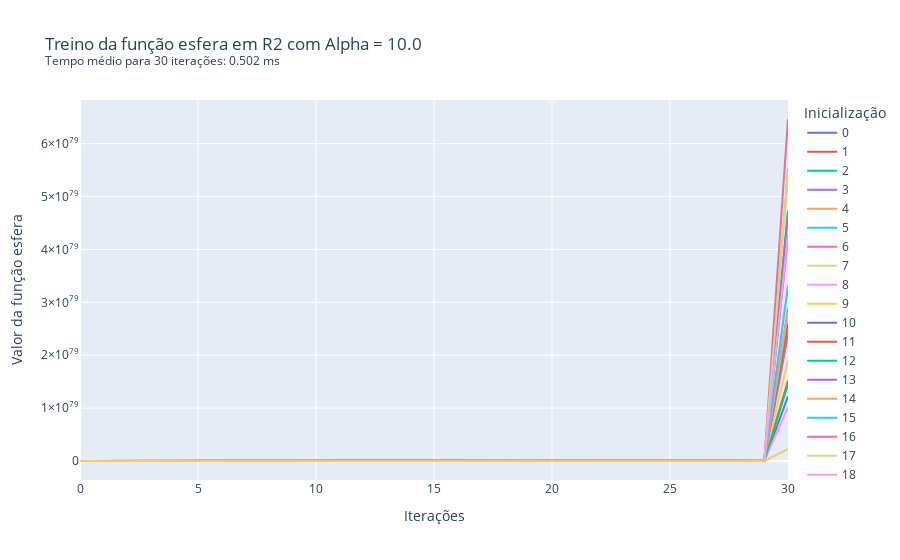

The code cell stored with this chart in its notebook:
### Markdown cell above
Caso 1.3: $\alpha$ = 10, treinamento por 30 iterações

### Code cell
treina_gradiente(1e1, 2, 'esfera', 30)

### Figure 1 — Plotly figure (JSON) as saved in the notebook; plotly's stock layout.template omitted (floating-point values rounded to 4 significant figures)
{"data": [{"hovertemplate": "variable=0<br>index=%{x}<br>value=%{y}<extra></extra>", "legendgroup": "0", "line": {"color": "#636efa", "dash": "solid"}, "marker": {"symbol": "circle"}, "mode": "lines", "name": "0", "orientation": "v", "showlegend": true, "type": "scatter", "x": [0, 1, 2, 3, 4, 5, 6, 7, 8, 9, 10, 11, 12, 13, 14, 15, 16, 17, 18, 19, 20, 21, 22, 23, 24, 25, 26, 27, 28, 29, 30], "xaxis": "x", "y": [230.6, 83230.0, 30050000.0, 10850000000.0, 3916000000000.0, 1414000000000000.0, 510303492783166700, 184219560894723200000, 6.65e+22, 2.401e+25, 8.667e+27, 3.129e+30, 1.129e+33, 4.077e+35, 1.472e+38, 5.314e+40, 1.918e+43, 6.925e+45, 2.5e+48, 9.024e+50, 3.258e+53, 1.176e+56, 4.246e+58, 1.533e+61, 5.533e+63, 1.997e+66, 7.211e+68, 2.603e+71, 9.397e+73, 3.392e+76, 1.225e+79], "yaxis": "y"}, {"hovertemplate": "variable=1<br>index=%{x}<br>value=%{y}<extra></extra>", "legendgroup": "1", "line": {"color": "#EF553B", "dash": "solid"}, "marker": {"symbol": "circle"}, "mode": "lines", "name": "1", "orientation": "v", "showlegend": true, "type": "scatter", "x": [0, 1, 2, 3, 4, 5, 6, 7, 8, 9, 10, 11, 12, 13, 14, 15, 16, 17, 18, 19, 20, 21, 22, 23, 24, 25, 26, 27, 28, 29, 30], "xaxis": "x", "y": [285.2, 103000.0, 37170000.0, 13420000000.0, 4844000000000.0, 1749000000000000.0, 631291800967519400, 227896340149274500000, 8.227e+22, 2.97e+25, 1.072e+28, 3.87e+30, 1.397e+33, 5.044e+35, 1.821e+38, 6.573e+40, 2.373e+43, 8.567e+45, 3.093e+48, 1.116e+51, 4.03e+53, 1.455e+56, 5.252e+58, 1.896e+61, 6.845e+63, 2.471e+66, 8.92e+68, 3.22e+71, 1.162e+74, 4.197e+76, 1.515e+79], "yaxis": "y"}, {"hovertemplate": "variable=2<br>index=%{x}<br>value=%{y}<extra></extra>", "legendgroup": "2", "line": {"color": "#00cc96", "dash": "solid"}, "marker": {"symbol": "circle"}, "mode": "lines", "name": "2", "orientation": "v", "showlegend": true, "type": "scatter", "x": [0, 1, 2, 3, 4, 5, 6, 7, 8, 9, 10, 11, 12, 13, 14, 15, 16, 17, 18, 19, 20, 21, 22, 23, 24, 25, 26, 27, 28, 29, 30], "xaxis": "x", "y": [892.1, 322100.0, 116300000.0, 41970000000.0, 15150000000000.0, 5469601940347882, 1974526300465585400, 712803994468076400000, 2.573e+23, 9.289e+25, 3.353e+28, 1.211e+31, 4.37e+33, 1.578e+36, 5.695e+38, 2.056e+41, 7.422e+43, 2.679e+46, 9.673e+48, 3.492e+51, 1.261e+54, 4.551e+56, 1.643e+59, 5.93e+61, 2.141e+64, 7.729e+66, 2.79e+69, 1.007e+72, 3.636e+74, 1.313e+77, 4.738e+79], "yaxis": "y"}, {"hovertemplate": "variable=3<br>index=%{x}<br>value=%{y}<extra></extra>", "legendgroup": "3", "line": {"color": "#ab63fa", "dash": "solid"}, "marker": {"symbol": "circle"}, "mode": "lines", "name": "3", "orientation": "v", "showlegend": true, "type": "scatter", "x": [0, 1, 2, 3, 4, 5, 6, 7, 8, 9, 10, 11, 12, 13, 14, 15, 16, 17, 18, 19, 20, 21, 22, 23, 24, 25, 26, 27, 28, 29, 30], "xaxis": "x", "y": [449.7, 162300.0, 58600000.0, 21150000000.0, 7637000000000.0, 2756887986812743, 995236563239400100, 359280399329423500000, 1.297e+23, 4.682e+25, 1.69e+28, 6.102e+30, 2.203e+33, 7.952e+35, 2.871e+38, 1.036e+41, 3.741e+43, 1.351e+46, 4.875e+48, 1.76e+51, 6.354e+53, 2.294e+56, 8.28e+58, 2.989e+61, 1.079e+64, 3.895e+66, 1.406e+69, 5.077e+71, 1.833e+74, 6.616e+76, 2.388e+79], "yaxis": "y"}, {"hovertemplate": "variable=4<br>index=%{x}<br>value=%{y}<extra></extra>", "legendgroup": "4", "line": {"color": "#FFA15A", "dash": "solid"}, "marker": {"symbol": "circle"}, "mode": "lines", "name": "4", "orientation": "v", "showlegend": true, "type": "scatter", "x": [0, 1, 2, 3, 4, 5, 6, 7, 8, 9, 10, 11, 12, 13, 14, 15, 16, 17, 18, 19, 20, 21, 22, 23, 24, 25, 26, 27, 28, 29, 30], "xaxis": "x", "y": [1039.0, 375300.0, 135500000.0, 48900000000.0, 17650000000000.0, 6373115228305312, 2300694597418217500, 830550749667976500000, 2.998e+23, 1.082e+26, 3.907e+28, 1.411e+31, 5.092e+33, 1.838e+36, 6.636e+38, 2.396e+41, 8.648e+43, 3.122e+46, 1.127e+49, 4.069e+51, 1.469e+54, 5.302e+56, 1.914e+59, 6.91e+61, 2.495e+64, 9.005e+66, 3.251e+69, 1.174e+72, 4.237e+74, 1.529e+77, 5.521e+79], "yaxis": "y"}, {"hovertemplate": "variable=5<br>index=%{x}<br>value=%{y}<extra></extra>", "legendgroup": "5", "line": {"color": "#19d3f3", "dash": "solid"}, "marker": {"symbol": "circle"}, "mode": "lines", "name": "5", "orientation": "v", "showlegend": true, "type": "scatter", "x": [0, 1, 2, 3, 4, 5, 6, 7, 8, 9, 10, 11, 12, 13, 14, 15, 16, 17, 18, 19, 20, 21, 22, 23, 24, 25, 26, 27, 28, 29, 30], "xaxis": "x", "y": [474.7, 171400.0, 61860000.0, 22330000000.0, 8062000000000.0, 2910442292382467, 1050669667550070800, 379291749985575500000, 1.369e+23, 4.943e+25, 1.784e+28, 6.442e+30, 2.325e+33, 8.395e+35, 3.031e+38, 1.094e+41, 3.949e+43, 1.426e+46, 5.147e+48, 1.858e+51, 6.708e+53, 2.421e+56, 8.741e+58, 3.156e+61, 1.139e+64, 4.112e+66, 1.485e+69, 5.359e+71, 1.935e+74, 6.984e+76, 2.521e+79], "yaxis": "y"}, {"hovertemplate": "variable=6<br>index=%{x}<br>value=%{y}<extra></extra>", "legendgroup": "6", "line": {"color": "#FF6692", "dash": "solid"}, "marker": {"symbol": "circle"}, "mode": "lines", "name": "6", "orientation": "v", "showlegend": true, "type": "scatter", "x": [0, 1, 2, 3, 4, 5, 6, 7, 8, 9, 10, 11, 12, 13, 14, 15, 16, 17, 18, 19, 20, 21, 22, 23, 24, 25, 26, 27, 28, 29, 30], "xaxis": "x", "y": [543.3, 196100.0, 70800000.0, 25560000000.0, 9227000000000.0, 3331007853784450, 1202493835216186600, 434100274513043460000, 1.567e+23, 5.657e+25, 2.042e+28, 7.373e+30, 2.661e+33, 9.608e+35, 3.468e+38, 1.252e+41, 4.52e+43, 1.632e+46, 5.891e+48, 2.127e+51, 7.677e+53, 2.771e+56, 1e+59, 3.612e+61, 1.304e+64, 4.707e+66, 1.699e+69, 6.134e+71, 2.214e+74, 7.994e+76, 2.886e+79], "yaxis": "y"}, {"hovertemplate": "variable=7<br>index=%{x}<br>value=%{y}<extra></extra>", "legendgroup": "7", "line": {"color": "#B6E880", "dash": "solid"}, "marker": {"symbol": "circle"}, "mode": "lines", "name": "7", "orientation": "v", "showlegend": true, "type": "scatter", "x": [0, 1, 2, 3, 4, 5, 6, 7, 8, 9, 10, 11, 12, 13, 14, 15, 16, 17, 18, 19, 20, 21, 22, 23, 24, 25, 26, 27, 28, 29, 30], "xaxis": "x", "y": [524.5, 189300.0, 68350000.0, 24680000000.0, 8908000000000.0, 3216000000000000.0, 1160888837189836300, 419080870225531000000, 1.513e+23, 5.462e+25, 1.972e+28, 7.117e+30, 2.569e+33, 9.276e+35, 3.348e+38, 1.209e+41, 4.364e+43, 1.575e+46, 5.687e+48, 2.053e+51, 7.411e+53, 2.675e+56, 9.658e+58, 3.487e+61, 1.259e+64, 4.544e+66, 1.64e+69, 5.922e+71, 2.138e+74, 7.717e+76, 2.786e+79], "yaxis": "y"}, {"hovertemplate": "variable=8<br>index=%{x}<br>value=%{y}<extra></extra>", "legendgroup": "8", "line": {"color": "#FF97FF", "dash": "solid"}, "marker": {"symbol": "circle"}, "mode": "lines", "name": "8", "orientation": "v", "showlegend": true, "type": "scatter", "x": [0, 1, 2, 3, 4, 5, 6, 7, 8, 9, 10, 11, 12, 13, 14, 15, 16, 17, 18, 19, 20, 21, 22, 23, 24, 25, 26, 27, 28, 29, 30], "xaxis": "x", "y": [190.6, 68800.0, 24840000.0, 8966000000.0, 3237000000000.0, 1168000000000000.0, 421818681261932540, 152276543935557660000, 5.497e+22, 1.984e+25, 7.164e+27, 2.586e+30, 9.336e+32, 3.37e+35, 1.217e+38, 4.392e+40, 1.586e+43, 5.724e+45, 2.066e+48, 7.46e+50, 2.693e+53, 9.722e+55, 3.509e+58, 1.267e+61, 4.574e+63, 1.651e+66, 5.96e+68, 2.152e+71, 7.768e+73, 2.804e+76, 1.012e+79], "yaxis": "y"}, {"hovertemplate": "variable=9<br>index=%{x}<br>value=%{y}<extra></extra>", "legendgroup": "9", "line": {"color": "#FECB52", "dash": "solid"}, "marker": {"symbol": "circle"}, "mode": "lines", "name": "9", "orientation": "v", "showlegend": true, "type": "scatter", "x": [0, 1, 2, 3, 4, 5, 6, 7, 8, 9, 10, 11, 12, 13, 14, 15, 16, 17, 18, 19, 20, 21, 22, 23, 24, 25, 26, 27, 28, 29, 30], "xaxis": "x", "y": [360.7, 130200.0, 47010000.0, 16970000000.0, 6126000000000.0, 2212000000000000.0, 798372020139592300, 288212299270392770000, 1.04e+23, 3.756e+25, 1.356e+28, 4.895e+30, 1.767e+33, 6.379e+35, 2.303e+38, 8.313e+40, 3.001e+43, 1.083e+46, 3.911e+48, 1.412e+51, 5.097e+53, 1.84e+56, 6.642e+58, 2.398e+61, 8.656e+63, 3.125e+66, 1.128e+69, 4.072e+71, 1.47e+74, 5.307e+76, 1.916e+79], "yaxis": "y"}, {"hovertemplate": "variable=10<br>index=%{x}<br>value=%{y}<extra></extra>", "legendgroup": "10", "line": {"color": "#636efa", "dash": "solid"}, "marker": {"symbol": "circle"}, "mode": "lines", "name": "10", "orientation": "v", "showlegend": true, "type": "scatter", "x": [0, 1, 2, 3, 4, 5, 6, 7, 8, 9, 10, 11, 12, 13, 14, 15, 16, 17, 18, 19, 20, 21, 22, 23, 24, 25, 26, 27, 28, 29, 30], "xaxis": "x", "y": [798.9, 288400.0, 104100000.0, 37580000000.0, 13570000000000.0, 4897966351865449, 1768165853023427000, 638307872941457000000, 2.304e+23, 8.318e+25, 3.003e+28, 1.084e+31, 3.914e+33, 1.413e+36, 5.1e+38, 1.841e+41, 6.647e+43, 2.399e+46, 8.662e+48, 3.127e+51, 1.129e+54, 4.075e+56, 1.471e+59, 5.311e+61, 1.917e+64, 6.921e+66, 2.498e+69, 9.019e+71, 3.256e+74, 1.175e+77, 4.243e+79], "yaxis": "y"}, {"hovertemplate": "variable=11<br>index=%{x}<br>value=%{y}<extra></extra>", "legendgroup": "11", "line": {"color": "#EF553B", "dash": "solid"}, "marker": {"symbol": "circle"}, "mode": "lines", "name": "11", "orientation": "v", "showlegend": true, "type": "scatter", "x": [0, 1, 2, 3, 4, 5, 6, 7, 8, 9, 10, 11, 12, 13, 14, 15, 16, 17, 18, 19, 20, 21, 22, 23, 24, 25, 26, 27, 28, 29, 30], "xaxis": "x", "y": [489.0, 176500.0, 63720000.0, 23000000000.0, 8304000000000.0, 2997896367403330, 1082240588632601900, 390688852496369250000, 1.41e+23, 5.091e+25, 1.838e+28, 6.635e+30, 2.395e+33, 8.647e+35, 3.122e+38, 1.127e+41, 4.068e+43, 1.469e+46, 5.302e+48, 1.914e+51, 6.909e+53, 2.494e+56, 9.004e+58, 3.25e+61, 1.173e+64, 4.236e+66, 1.529e+69, 5.52e+71, 1.993e+74, 7.194e+76, 2.597e+79], "yaxis": "y"}, {"hovertemplate": "variable=12<br>index=%{x}<br>value=%{y}<extra></extra>", "legendgroup": "12", "line": {"color": "#00cc96", "dash": "solid"}, "marker": {"symbol": "circle"}, "mode": "lines", "name": "12", "orientation": "v", "showlegend": true, "type": "scatter", "x": [0, 1, 2, 3, 4, 5, 6, 7, 8, 9, 10, 11, 12, 13, 14, 15, 16, 17, 18, 19, 20, 21, 22, 23, 24, 25, 26, 27, 28, 29, 30], "xaxis": "x", "y": [274.5, 99110.0, 35780000.0, 12920000000.0, 4663000000000.0, 1683000000000000.0, 607659718165616800, 219365158257787630000, 7.919e+22, 2.859e+25, 1.032e+28, 3.726e+30, 1.345e+33, 4.855e+35, 1.753e+38, 6.327e+40, 2.284e+43, 8.246e+45, 2.977e+48, 1.075e+51, 3.879e+53, 1.4e+56, 5.056e+58, 1.825e+61, 6.589e+63, 2.378e+66, 8.586e+68, 3.1e+71, 1.119e+74, 4.039e+76, 1.458e+79], "yaxis": "y"}, {"hovertemplate": "variable=13<br>index=%{x}<br>value=%{y}<extra></extra>", "legendgroup": "13", "line": {"color": "#ab63fa", "dash": "solid"}, "marker": {"symbol": "circle"}, "mode": "lines", "name": "13", "orientation": "v", "showlegend": true, "type": "scatter", "x": [0, 1, 2, 3, 4, 5, 6, 7, 8, 9, 10, 11, 12, 13, 14, 15, 16, 17, 18, 19, 20, 21, 22, 23, 24, 25, 26, 27, 28, 29, 30], "xaxis": "x", "y": [880.5, 317900.0, 114700000.0, 41420000000.0, 14950000000000.0, 5398379617942240, 1948815042077148400, 703522230189850500000, 2.54e+23, 9.168e+25, 3.31e+28, 1.195e+31, 4.313e+33, 1.557e+36, 5.621e+38, 2.029e+41, 7.326e+43, 2.645e+46, 9.547e+48, 3.446e+51, 1.244e+54, 4.491e+56, 1.621e+59, 5.853e+61, 2.113e+64, 7.628e+66, 2.754e+69, 9.941e+71, 3.589e+74, 1.295e+77, 4.677e+79], "yaxis": "y"}, {"hovertemplate": "variable=14<br>index=%{x}<br>value=%{y}<extra></extra>", "legendgroup": "14", "line": {"color": "#FFA15A", "dash": "solid"}, "marker": {"symbol": "circle"}, "mode": "lines", "name": "14", "orientation": "v", "showlegend": true, "type": "scatter", "x": [0, 1, 2, 3, 4, 5, 6, 7, 8, 9, 10, 11, 12, 13, 14, 15, 16, 17, 18, 19, 20, 21, 22, 23, 24, 25, 26, 27, 28, 29, 30], "xaxis": "x", "y": [529.4, 191100.0, 68990000.0, 24910000000.0, 8991000000000.0, 3245708501631400, 1171700769088935400, 422983977641105700000, 1.527e+23, 5.512e+25, 1.99e+28, 7.184e+30, 2.593e+33, 9.362e+35, 3.38e+38, 1.22e+41, 4.404e+43, 1.59e+46, 5.74e+48, 2.072e+51, 7.48e+53, 2.7e+56, 9.748e+58, 3.519e+61, 1.27e+64, 4.586e+66, 1.656e+69, 5.977e+71, 2.158e+74, 7.789e+76, 2.812e+79], "yaxis": "y"}, {"hovertemplate": "variable=15<br>index=%{x}<br>value=%{y}<extra></extra>", "legendgroup": "15", "line": {"color": "#19d3f3", "dash": "solid"}, "marker": {"symbol": "circle"}, "mode": "lines", "name": "15", "orientation": "v", "showlegend": true, "type": "scatter", "x": [0, 1, 2, 3, 4, 5, 6, 7, 8, 9, 10, 11, 12, 13, 14, 15, 16, 17, 18, 19, 20, 21, 22, 23, 24, 25, 26, 27, 28, 29, 30], "xaxis": "x", "y": [623.4, 225100.0, 81250000.0, 29330000000.0, 10590000000000.0, 3822000000000000.0, 1379868507140778200, 498132531077821000000, 1.798e+23, 6.492e+25, 2.344e+28, 8.46e+30, 3.054e+33, 1.103e+36, 3.98e+38, 1.437e+41, 5.187e+43, 1.872e+46, 6.76e+48, 2.44e+51, 8.809e+53, 3.18e+56, 1.148e+59, 4.144e+61, 1.496e+64, 5.401e+66, 1.95e+69, 7.039e+71, 2.541e+74, 9.173e+76, 3.311e+79], "yaxis": "y"}, {"hovertemplate": "variable=16<br>index=%{x}<br>value=%{y}<extra></extra>", "legendgroup": "16", "line": {"color": "#FF6692", "dash": "solid"}, "marker": {"symbol": "circle"}, "mode": "lines", "name": "16", "orientation": "v", "showlegend": true, "type": "scatter", "x": [0, 1, 2, 3, 4, 5, 6, 7, 8, 9, 10, 11, 12, 13, 14, 15, 16, 17, 18, 19, 20, 21, 22, 23, 24, 25, 26, 27, 28, 29, 30], "xaxis": "x", "y": [1217.0, 439500.0, 158600000.0, 57270000000.0, 20680000000000.0, 7463757950564060, 2694416620153625000, 972684399875458900000, 3.511e+23, 1.268e+26, 4.576e+28, 1.652e+31, 5.964e+33, 2.153e+36, 7.772e+38, 2.806e+41, 1.013e+44, 3.656e+46, 1.32e+49, 4.765e+51, 1.72e+54, 6.21e+56, 2.242e+59, 8.093e+61, 2.921e+64, 1.055e+67, 3.807e+69, 1.374e+72, 4.962e+74, 1.791e+77, 6.466e+79], "yaxis": "y"}, {"hovertemplate": "variable=17<br>index=%{x}<br>value=%{y}<extra></extra>", "legendgroup": "17", "line": {"color": "#B6E880", "dash": "solid"}, "marker": {"symbol": "circle"}, "mode": "lines", "name": "17", "orientation": "v", "showlegend": true, "type": "scatter", "x": [0, 1, 2, 3, 4, 5, 6, 7, 8, 9, 10, 11, 12, 13, 14, 15, 16, 17, 18, 19, 20, 21, 22, 23, 24, 25, 26, 27, 28, 29, 30], "xaxis": "x", "y": [1026.0, 370400.0, 133700000.0, 48270000000.0, 17420000000000.0, 6290231592085676, 2270773604742929000, 819749271312197500000, 2.959e+23, 1.068e+26, 3.857e+28, 1.392e+31, 5.026e+33, 1.814e+36, 6.55e+38, 2.364e+41, 8.536e+43, 3.081e+46, 1.112e+49, 4.016e+51, 1.45e+54, 5.233e+56, 1.889e+59, 6.82e+61, 2.462e+64, 8.888e+66, 3.209e+69, 1.158e+72, 4.182e+74, 1.51e+77, 5.449e+79], "yaxis": "y"}, {"hovertemplate": "variable=18<br>index=%{x}<br>value=%{y}<extra></extra>", "legendgroup": "18", "line": {"color": "#FF97FF", "dash": "solid"}, "marker": {"symbol": "circle"}, "mode": "lines", "name": "18", "orientation": "v", "showlegend": true, "type": "scatter", "x": [0, 1, 2, 3, 4, 5, 6, 7, 8, 9, 10, 11, 12, 13, 14, 15, 16, 17, 18, 19, 20, 21, 22, 23, 24, 25, 26, 27, 28, 29, 30], "xaxis": "x", "y": [807.4, 291500.0, 105200000.0, 37990000000.0, 13710000000000.0, 4950339267669755, 1787072475628781600, 645133163701990200000, 2.329e+23, 8.407e+25, 3.035e+28, 1.096e+31, 3.955e+33, 1.428e+36, 5.155e+38, 1.861e+41, 6.718e+43, 2.425e+46, 8.754e+48, 3.16e+51, 1.141e+54, 4.119e+56, 1.487e+59, 5.367e+61, 1.938e+64, 6.995e+66, 2.525e+69, 9.116e+71, 3.291e+74, 1.188e+77, 4.289e+79], "yaxis": "y"}, {"hovertemplate": "variable=19<br>index=%{x}<br>value=%{y}<extra></extra>", "legendgroup": "19", "line": {"color": "#FECB52", "dash": "solid"}, "marker": {"symbol": "circle"}, "mode": "lines", "name": "19", "orientation": "v", "showlegend": true, "type": "scatter", "x": [0, 1, 2, 3, 4, 5, 6, 7, 8, 9, 10, 11, 12, 13, 14, 15, 16, 17, 18, 19, 20, 21, 22, 23, 24, 25, 26, 27, 28, 29, 30], "xaxis": "x", "y": [42.52, 15350.0, 5541000.0, 2000000000.0, 722100000000.0, 260700000000000.0, 94101780902982940, 33970742905976844000, 1.226e+22, 4.427e+24, 1.598e+27, 5.769e+29, 2.083e+32, 7.519e+34, 2.714e+37, 9.799e+39, 3.537e+42, 1.277e+45, 4.61e+47, 1.664e+50, 6.008e+52, 2.169e+55, 7.829e+57, 2.826e+60, 1.02e+63, 3.683e+65, 1.33e+68, 4.8e+70, 1.733e+73, 6.256e+75, 2.258e+78], "yaxis": "y"}], "layout": {"legend": {"title": {"text": "Inicialização"}, "tracegroupgap": 0}, "title": {"text": "Treino da função esfera em R2 com Alpha = 10.0<br><sup>Tempo médio para 30 iterações: 0.502 ms</sup>"}, "xaxis": {"anchor": "y", "domain": [0, 1], "title": {"text": "Iterações"}}, "yaxis": {"anchor": "x", "domain": [0, 1], "title": {"text": "Valor da função esfera"}}}}
